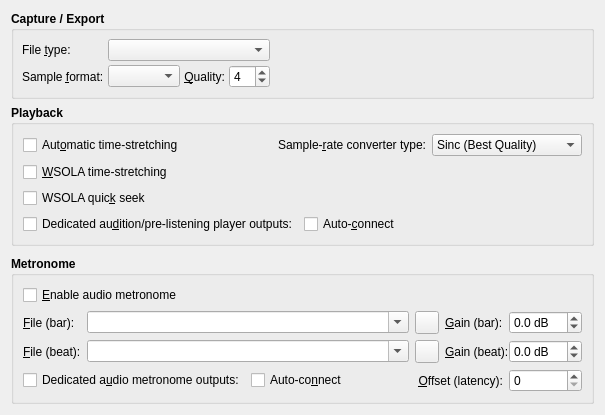
     <widget class="QWidget" name="AudioTabPage">
      <attribute name="title">
       <string>&amp;Audio</string>
      </attribute>
      <layout class="QVBoxLayout">
       <item>
        <widget class="QGroupBox" name="AudioCaptureGroupBox">
         <property name="font">
          <font>
           <weight>75</weight>
           <bold>true</bold>
          </font>
         </property>
         <property name="title">
          <string>Capture / Export</string>
         </property>
         <property name="flat">
          <bool>true</bool>
         </property>
         <layout class="QGridLayout">
          <property name="margin">
           <number>8</number>
          </property>
          <property name="spacing">
           <number>4</number>
          </property>
          <item row="0" column="0">
           <widget class="QLabel" name="AudioCaptureTypeTextLabel">
            <property name="font">
             <font>
              <weight>50</weight>
              <bold>false</bold>
             </font>
            </property>
            <property name="text">
             <string>File &amp;type:</string>
            </property>
            <property name="buddy">
             <cstring>AudioCaptureTypeComboBox</cstring>
            </property>
           </widget>
          </item>
          <item row="0" column="1" colspan="3">
           <widget class="qtractorAudioFileTypeComboBox" name="AudioCaptureTypeComboBox">
            <property name="font">
             <font>
              <weight>50</weight>
              <bold>false</bold>
             </font>
            </property>
            <property name="toolTip">
             <string>Audio file type to use on capture (record) and export</string>
            </property>
           </widget>
          </item>
          <item row="0" column="4" rowspan="2">
           <spacer>
            <property name="orientation">
             <enum>Qt::Horizontal</enum>
            </property>
            <property name="sizeHint">
             <size>
              <width>20</width>
              <height>20</height>
             </size>
            </property>
           </spacer>
          </item>
          <item row="1" column="0">
           <widget class="QLabel" name="AudioCaptureFormatTextLabel">
            <property name="font">
             <font>
              <weight>50</weight>
              <bold>false</bold>
             </font>
            </property>
            <property name="text">
             <string>Sample &amp;format:</string>
            </property>
            <property name="buddy">
             <cstring>AudioCaptureFormatComboBox</cstring>
            </property>
           </widget>
          </item>
          <item row="1" column="1">
           <widget class="qtractorAudioFileFormatComboBox" name="AudioCaptureFormatComboBox">
            <property name="font">
             <font>
              <weight>50</weight>
              <bold>false</bold>
             </font>
            </property>
            <property name="toolTip">
             <string>Audio sample format to use on capture (record) and export</string>
            </property>
           </widget>
          </item>
          <item row="1" column="2">
           <widget class="QLabel" name="AudioCaptureQualityTextLabel">
            <property name="font">
             <font>
              <weight>50</weight>
              <bold>false</bold>
             </font>
            </property>
            <property name="alignment">
             <set>Qt::AlignRight|Qt::AlignVCenter</set>
            </property>
            <property name="text">
             <string>&amp;Quality:</string>
            </property>
            <property name="buddy">
             <cstring>AudioCaptureQualitySpinBox</cstring>
            </property>
           </widget>
          </item>
          <item row="1" column="3">
           <widget class="QSpinBox" name="AudioCaptureQualitySpinBox">
            <property name="maximumSize">
             <size>
              <width>60</width>
              <height>32767</height>
             </size>
            </property>
            <property name="font">
             <font>
              <weight>50</weight>
              <bold>false</bold>
             </font>
            </property>
            <property name="toolTip">
             <string>Audio compression quality to use on capture (record) and export</string>
            </property>
            <property name="suffix">
             <string/>
            </property>
            <property name="minimum">
             <number>0</number>
            </property>
            <property name="maximum">
             <number>10</number>
            </property>
            <property name="singleStep">
             <number>1</number>
            </property>
            <property name="value">
             <number>4</number>
            </property>
           </widget>
          </item>
         </layout>
        </widget>
       </item>
       <item>
        <widget class="QGroupBox" name="AudioPlaybackGroupBox">
         <property name="font">
          <font>
           <weight>75</weight>
           <bold>true</bold>
          </font>
         </property>
         <property name="title">
          <string>Playback</string>
         </property>
         <property name="flat">
          <bool>true</bool>
         </property>
         <layout class="QGridLayout">
          <item row="0" column="0">
           <widget class="QCheckBox" name="AudioAutoTimeStretchCheckBox">
            <property name="font">
             <font>
              <weight>50</weight>
              <bold>false</bold>
             </font>
            </property>
            <property name="toolTip">
             <string>Whether to apply time-stretching when tempo changes</string>
            </property>
            <property name="text">
             <string>Aut&amp;omatic time-stretching</string>
            </property>
           </widget>
          </item>
          <item row="0" column="1" rowspan="3">
           <spacer>
            <property name="orientation">
             <enum>Qt::Horizontal</enum>
            </property>
            <property name="sizeHint">
             <size>
              <width>20</width>
              <height>20</height>
             </size>
            </property>
           </spacer>
          </item>
          <item row="0" column="2" colspan="3">
           <widget class="QLabel" name="AudioResampleTypeTextLabel">
            <property name="font">
             <font>
              <weight>50</weight>
              <bold>false</bold>
             </font>
            </property>
            <property name="text">
             <string>Sample-&amp;rate converter type:</string>
            </property>
            <property name="alignment">
             <set>Qt::AlignRight|Qt::AlignVCenter</set>
            </property>
            <property name="buddy">
             <cstring>AudioResampleTypeComboBox</cstring>
            </property>
           </widget>
          </item>
          <item row="0" column="5">
           <widget class="QComboBox" name="AudioResampleTypeComboBox">
            <property name="font">
             <font>
              <weight>50</weight>
              <bold>false</bold>
             </font>
            </property>
            <property name="toolTip">
             <string>Sample-rate converter quality</string>
            </property>
            <item>
             <property name="text">
              <string>Sinc (Best Quality)</string>
             </property>
            </item>
            <item>
             <property name="text">
              <string>Sinc (Medium Quality)</string>
             </property>
            </item>
            <item>
             <property name="text">
              <string>Sinc (Fastest)</string>
             </property>
            </item>
            <item>
             <property name="text">
              <string>Zero Order Hold</string>
             </property>
            </item>
            <item>
             <property name="text">
              <string>Linear</string>
             </property>
            </item>
           </widget>
          </item>
          <item row="1" column="0">
           <widget class="QCheckBox" name="AudioWsolaTimeStretchCheckBox">
            <property name="font">
             <font>
              <weight>50</weight>
              <bold>false</bold>
             </font>
            </property>
            <property name="toolTip">
             <string>Whether to use WSOLA time-stretching</string>
            </property>
            <property name="text">
             <string>&amp;WSOLA time-stretching</string>
            </property>
           </widget>
          </item>
          <item row="2" column="0">
           <widget class="QCheckBox" name="AudioWsolaQuickSeekCheckBox">
            <property name="font">
             <font>
              <weight>50</weight>
              <bold>false</bold>
             </font>
            </property>
            <property name="toolTip">
             <string>Whether to apply WSOLA quick seek time-stretching</string>
            </property>
            <property name="text">
             <string>WSOLA quic&amp;k seek</string>
            </property>
           </widget>
          </item>
          <item row="3" column="0" colspan="3">
           <widget class="QCheckBox" name="AudioPlayerBusCheckBox">
            <property name="font">
             <font>
              <weight>50</weight>
              <bold>false</bold>
             </font>
            </property>
            <property name="toolTip">
             <string>Whether to have separate audition/pre-listening player output ports</string>
            </property>
            <property name="text">
             <string>Dedicated au&amp;dition/pre-listening player outputs:</string>
            </property>
           </widget>
          </item>
          <item row="3" column="3">
           <widget class="QCheckBox" name="AudioPlayerAutoConnectCheckBox">
            <property name="font">
             <font>
              <weight>50</weight>
              <bold>false</bold>
             </font>
            </property>
            <property name="toolTip">
             <string>Whether to auto-connect dedicated audio player outputs</string>
            </property>
            <property name="text">
             <string>Auto-&amp;connect</string>
            </property>
           </widget>
          </item>
          <item row="3" column="4" colspan="2">
           <spacer>
            <property name="orientation">
             <enum>Qt::Horizontal</enum>
            </property>
            <property name="sizeHint">
             <size>
              <width>120</width>
              <height>20</height>
             </size>
            </property>
           </spacer>
          </item>
         </layout>
        </widget>
       </item>
       <item>
        <spacer>
         <property name="orientation">
          <enum>Qt::Vertical</enum>
         </property>
         <property name="sizeHint">
          <size>
           <width>20</width>
           <height>4</height>
          </size>
         </property>
        </spacer>
       </item>
       <item>
        <widget class="QGroupBox" name="AudioMetronomeGroupBox">
         <property name="font">
          <font>
           <weight>75</weight>
           <bold>true</bold>
          </font>
         </property>
         <property name="title">
          <string>Metronome</string>
         </property>
         <property name="flat">
          <bool>true</bool>
         </property>
         <layout class="QGridLayout">
          <item row="0" column="0" colspan="6">
           <widget class="QCheckBox" name="AudioMetronomeCheckBox">
            <property name="font">
             <font>
              <weight>50</weight>
              <bold>false</bold>
             </font>
            </property>
            <property name="toolTip">
             <string>Whether to enable the audio metronome</string>
            </property>
            <property name="text">
             <string>&amp;Enable audio metronome</string>
            </property>
           </widget>
          </item>
          <item row="1" column="0">
           <widget class="QLabel" name="MetroBarFilenameTextLabel">
            <property name="font">
             <font>
              <weight>50</weight>
              <bold>false</bold>
             </font>
            </property>
            <property name="text">
             <string>&amp;File (bar):</string>
            </property>
            <property name="buddy">
             <cstring>MetroBarFilenameComboBox</cstring>
            </property>
           </widget>
          </item>
          <item row="1" column="1" colspan="2">
           <widget class="QComboBox" name="MetroBarFilenameComboBox">
            <property name="sizePolicy">
             <sizepolicy hsizetype="Expanding" vsizetype="Fixed">
              <horstretch>1</horstretch>
              <verstretch>0</verstretch>
             </sizepolicy>
            </property>
            <property name="minimumSize">
             <size>
              <width>320</width>
              <height>0</height>
             </size>
            </property>
            <property name="font">
             <font>
              <weight>50</weight>
              <bold>false</bold>
             </font>
            </property>
            <property name="toolTip">
             <string>Metronome Audio filename (bar)</string>
            </property>
            <property name="editable">
             <bool>true</bool>
            </property>
           </widget>
          </item>
          <item row="1" column="3">
           <widget class="QToolButton" name="MetroBarFilenameToolButton">
            <property name="minimumSize">
             <size>
              <width>22</width>
              <height>22</height>
             </size>
            </property>
            <property name="maximumSize">
             <size>
              <width>24</width>
              <height>24</height>
             </size>
            </property>
            <property name="font">
             <font>
              <weight>50</weight>
              <bold>false</bold>
             </font>
            </property>
            <property name="focusPolicy">
             <enum>Qt::TabFocus</enum>
            </property>
            <property name="toolTip">
             <string>Browse for sample audio file (bar)</string>
            </property>
            <property name="icon">
             <iconset resource="qtractor.qrc">:/images/fileOpen.png</iconset>
            </property>
           </widget>
          </item>
          <item row="1" column="4">
           <widget class="QLabel" name="MetroBarGainTextLabel">
            <property name="font">
             <font>
              <weight>50</weight>
              <bold>false</bold>
             </font>
            </property>
            <property name="text">
             <string>&amp;Gain (bar):</string>
            </property>
            <property name="buddy">
             <cstring>MetroBarGainSpinBox</cstring>
            </property>
           </widget>
          </item>
          <item row="1" column="5">
           <widget class="QDoubleSpinBox" name="MetroBarGainSpinBox">
            <property name="minimumSize">
             <size>
              <width>66</width>
              <height>0</height>
             </size>
            </property>
            <property name="font">
             <font>
              <weight>50</weight>
              <bold>false</bold>
             </font>
            </property>
            <property name="toolTip">
             <string>Metronome gain (bar)</string>
            </property>
            <property name="suffix">
             <string> dB</string>
            </property>
            <property name="decimals">
             <number>1</number>
            </property>
            <property name="minimum">
             <double>-60.0</double>
            </property>
            <property name="maximum">
             <double>12.0</double>
            </property>
            <property name="value">
             <double>0.0</double>
            </property>
           </widget>
          </item>
          <item row="2" column="0">
           <widget class="QLabel" name="MetroBeatFilenameTextLabel">
            <property name="font">
             <font>
              <weight>50</weight>
              <bold>false</bold>
             </font>
            </property>
            <property name="text">
             <string>&amp;File (beat):</string>
            </property>
            <property name="buddy">
             <cstring>MetroBeatFilenameComboBox</cstring>
            </property>
           </widget>
          </item>
          <item row="2" column="1" colspan="2">
           <widget class="QComboBox" name="MetroBeatFilenameComboBox">
            <property name="sizePolicy">
             <sizepolicy hsizetype="Expanding" vsizetype="Fixed">
              <horstretch>1</horstretch>
              <verstretch>0</verstretch>
             </sizepolicy>
            </property>
            <property name="minimumSize">
             <size>
              <width>320</width>
              <height>0</height>
             </size>
            </property>
            <property name="font">
             <font>
              <weight>50</weight>
              <bold>false</bold>
             </font>
            </property>
            <property name="toolTip">
             <string>Metronome Audio filename (beat)</string>
            </property>
            <property name="editable">
             <bool>true</bool>
            </property>
           </widget>
          </item>
          <item row="2" column="3">
           <widget class="QToolButton" name="MetroBeatFilenameToolButton">
            <property name="minimumSize">
             <size>
              <width>22</width>
              <height>22</height>
             </size>
            </property>
            <property name="maximumSize">
             <size>
              <width>24</width>
              <height>24</height>
             </size>
            </property>
            <property name="font">
             <font>
              <weight>50</weight>
              <bold>false</bold>
             </font>
            </property>
            <property name="focusPolicy">
             <enum>Qt::TabFocus</enum>
            </property>
            <property name="toolTip">
             <string>Browse for sample audio file (beat)</string>
            </property>
            <property name="icon">
             <iconset resource="qtractor.qrc">:/images/fileOpen.png</iconset>
            </property>
           </widget>
          </item>
          <item row="2" column="4" colspan="2">
           <widget class="QLabel" name="MetroBeatGainTextLabel">
            <property name="font">
             <font>
              <weight>50</weight>
              <bold>false</bold>
             </font>
            </property>
            <property name="text">
             <string>&amp;Gain (beat):</string>
            </property>
            <property name="buddy">
             <cstring>MetroBeatGainSpinBox</cstring>
            </property>
           </widget>
          </item>
          <item row="2" column="5">
           <widget class="QDoubleSpinBox" name="MetroBeatGainSpinBox">
            <property name="minimumSize">
             <size>
              <width>66</width>
              <height>0</height>
             </size>
            </property>
            <property name="font">
             <font>
              <weight>50</weight>
              <bold>false</bold>
             </font>
            </property>
            <property name="toolTip">
             <string>Metronome gain (beat)</string>
            </property>
            <property name="suffix">
             <string> dB</string>
            </property>
            <property name="decimals">
             <number>1</number>
            </property>
            <property name="minimum">
             <double>-60.0</double>
            </property>
            <property name="maximum">
             <double>12.0</double>
            </property>
            <property name="value">
             <double>0.0</double>
            </property>
           </widget>
          </item>
          <item row="3" column="0" colspan="2">
           <widget class="QCheckBox" name="AudioMetroBusCheckBox">
            <property name="font">
             <font>
              <weight>50</weight>
              <bold>false</bold>
             </font>
            </property>
            <property name="toolTip">
             <string>Whether to have separate audio metronome output ports</string>
            </property>
            <property name="text">
             <string>Dedicated a&amp;udio metronome outputs:</string>
            </property>
           </widget>
          </item>
          <item row="3" column="2">
           <widget class="QCheckBox" name="AudioMetroAutoConnectCheckBox">
            <property name="font">
             <font>
              <weight>50</weight>
              <bold>false</bold>
             </font>
            </property>
            <property name="toolTip">
             <string>Whether to auto-connect dedicated audio metronome outputs</string>
            </property>
            <property name="text">
             <string>Auto-co&amp;nnect</string>
            </property>
           </widget>
          </item>
          <item row="3" column="3" colspan="2">
           <widget class="QLabel" name="AudioMetroOffsetTextLabel">
            <property name="font">
             <font>
              <weight>50</weight>
              <bold>false</bold>
             </font>
            </property>
            <property name="text">
             <string>&amp;Offset (latency):</string>
            </property>
            <property name="alignment">
             <set>Qt::AlignRight|Qt::AlignVCenter</set>
            </property>
            <property name="buddy">
             <cstring>AudioMetroOffsetSpinBox</cstring>
            </property>
           </widget>
          </item>
          <item row="3" column="5">
           <widget class="qtractorTimeSpinBox" name="AudioMetroOffsetSpinBox">
            <property name="font">
             <font>
              <weight>50</weight>
              <bold>false</bold>
             </font>
            </property>
            <property name="toolTip">
             <string>Metronome Audio offset (latency)</string>
            </property>
           </widget>
          </item>
         </layout>
        </widget>
       </item>
      </layout>
     </widget>
